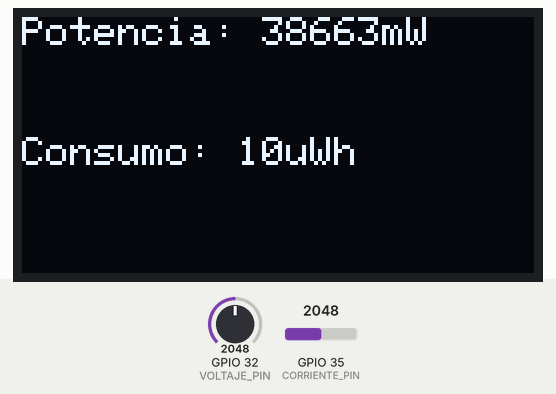
Recording of a program running on a simulated ESP32. On the bench: 128×64 one-colour display. The inputs (shaded band) are chosen by the test bench; at power-on: GPIO 32 (VOLTAJE_PIN) = 2048, GPIO 35 (CORRIENTE_PIN) = 2048. WiFi joins after 1.5 s; servers stay silent unless stated; uploads are accepted with an empty reply; what the program prints to the serial monitor is not drawn.

Above: at 3.2 s.
3.3 s: GPIO 32 (VOLTAJE_PIN) set to 2866
At 5.5 s:
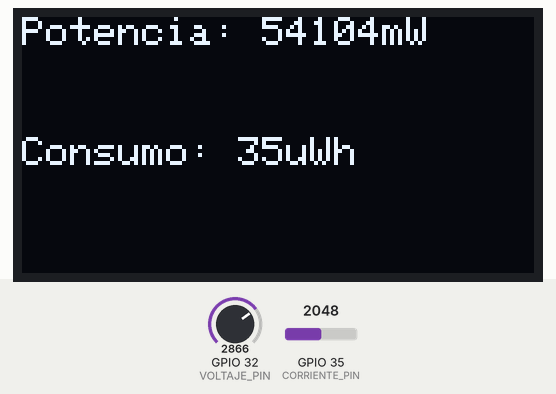
7.8 s: GPIO 35 (CORRIENTE_PIN) set to 0
At 8.7 s:
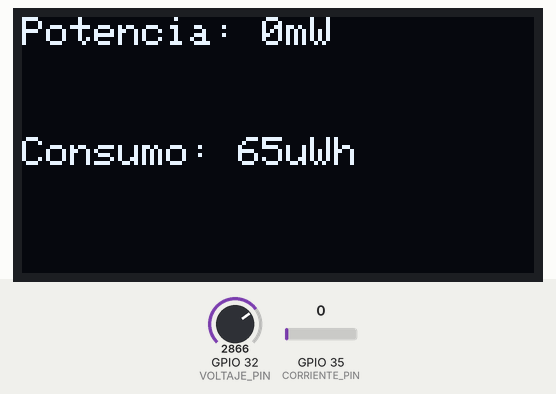
9.7 s: GPIO 35 (CORRIENTE_PIN) set to 491
At 11.0 s:
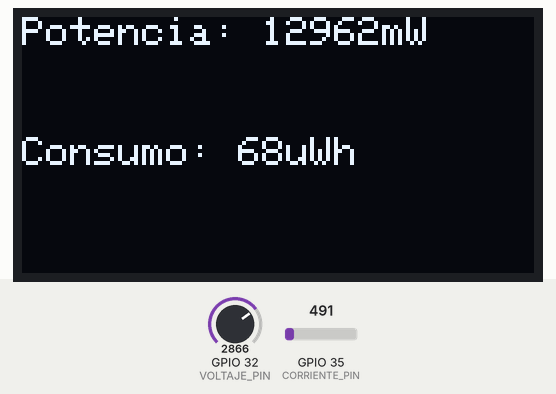
13.0 s: GPIO 32 (VOLTAJE_PIN) set to 3603
At 14.9 s:
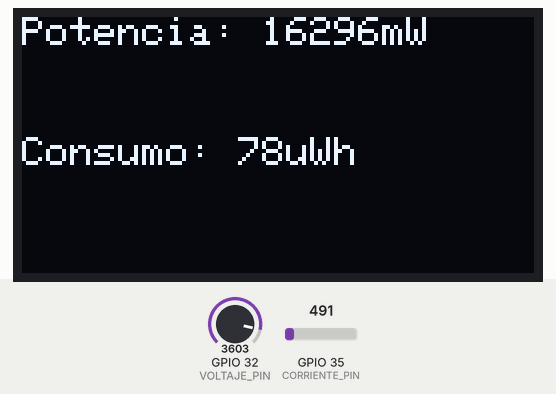
16.6 s: GPIO 32 (VOLTAJE_PIN) set to 4095
At 18.6 s:
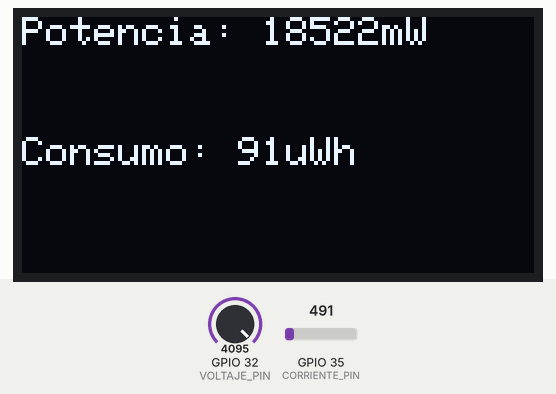
20.3 s: GPIO 35 (CORRIENTE_PIN) set to 1040
At 21.8 s:
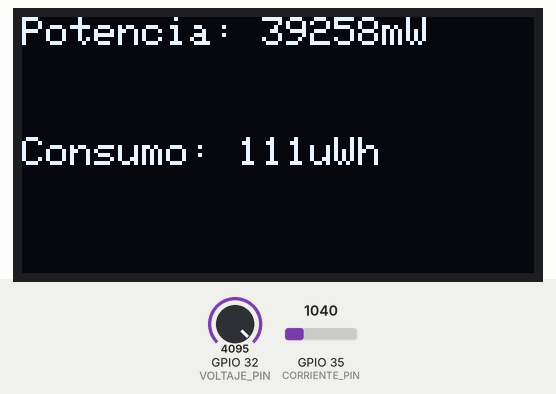
Timing chart, 0 to 23.3 s (numbered marks = the images above; inputs shaded):
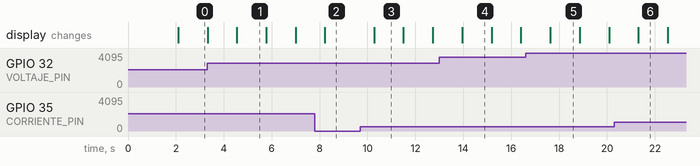

Measured:
- after the input at 9.7 s, the display: changes after 0.58 s (image 3)
- what the display in image 1 shows lasts 1.3 s, from 4.5 s to 5.8 s

The program:

main.cpp
```cpp
#include <Arduino.h>
#include <WiFi.h>
#include <ESPAsyncWebServer.h>
#include <LittleFS.h>
#include <HTTPClient.h>
#include <Adafruit_GFX.h>
#include <Adafruit_SSD1306.h>
#include <Wire.h>

#define ANCHO_PANTALA 128
#define ALTURA_PANTALLA 64

#define SDA_PIN 26
#define SCL_PIN 27

Adafruit_SSD1306 display(ANCHO_PANTALA,ALTURA_PANTALLA,&Wire);

//GPIO 35
#define VOLTAJE_PIN 32
#define CORRIENTE_PIN 35

const char* ssidLocal = "MEDIDOR_0001";
const char* contrasenaLocal = "12345678";
const String nombreDispositivo = "Medidor_0001";

const String urlServer = "http://192.168.113.60:8000/medicion/";

int freqMedida = 1000;
int voltajeMax = 18000;
int corrienteMax = 8588;

int voltajeMedido = 0;
int corrienteMedida = 0;
int voltajemV = 0;
int corrientemA = 0;
unsigned long potenciauW = 0;
unsigned long long consumouWh = 0;

//Crear archivo html para el index
const char* index_html = R"rawliteral(
<!DOCTYPE html>
<html lang="en">
<head>
    <meta charset="UTF-8">
    <meta name="viewport" content="width=device-width, initial-scale=1.0">
    <title>Document</title>
</head>
<body>
    <div class="container">
        <h1 class="titulo">Configuracion del medidor</h1>
            <form class="card">
                    <h2 class = "sub-titulo">Configuración de la red</h2>
                    <label for="ssid" class="form-label">SSID</label>
                    <input type="text" class="form-control" id="ssid" aria-describedby="ssidHelp">
                    <label for="contraseña" class ="form-label">Contraseña</label>
                    <input type="password" class="form-control" id="contraseña" aria-describedby="contraseñaHelp">
                    <button id="btnGuardarRed" class="btn btn-primary">Guardar</button>
            </form>
    </div>
    <style>
        .titulo, sub-titulo {
            text-align: center;
        }
        .titulo {
            font-size: 2.75em;
        }
        .container {
            display: flex;
            justify-content: start;
            align-items: center;
            height: 100vh;
            flex-direction: column;
        }
        .card {
            width: 50%;
            background-color: #d2e5fc;
            border-radius: 15px;
            box-shadow: 0 0 10px rgba(0, 0, 0, 0.1);
            padding: 20px;
            display: flex;
            flex-direction: column;
            align-items: center;
        }
    </style>
    <script>
        document.addEventListener("DOMContentLoaded", function() {
            var ssid = document.getElementById("ssid");
            var contraseña = document.getElementById("contraseña");
            var boton = document.getElementById("btnGuardarRed");

            boton.addEventListener("click", async function(event) {
                // Evitar que se recargue la página
                event.preventDefault();

                try {
                    let respuesta = await fetch("http://192.168.4.1:80/configuracion/red", {
                        method: "POST",
                        headers: {
                            "Content-Type": "application/json"
                        },
                        body: JSON.stringify({
                            ssid: ssid.value,
                            contraseña: contraseña.value
                        })
                    });

                    if (respuesta.ok) {
                        alert("Configuración guardada");
                    } else {
                        alert("Error al guardar la configuración");
                    }
                } catch (error) {
                    alert("Error al comunicarse con el servidor");
                    console.error(error);
                }
            });
        });
    </script>
</body>
</html>
)rawliteral";


void realizarMedida(){
  voltajeMedido = analogRead(VOLTAJE_PIN);
  corrienteMedida = analogRead(CORRIENTE_PIN);

  voltajemV = map(voltajeMedido, 0, 4095, 0, voltajeMax);
  corrientemA = map(corrienteMedida, 0, 4095, 0, corrienteMax);
  potenciauW = voltajemV*corrientemA;
  //calcular la cantidad de segundos entre mediciones y dividir por 3600 para obtener la cantidad de horas. freqMedida es en milisegundos
  //consumouWh += (potenciauW*freqMedida)/3600000;
  consumouWh += potenciauW/1000*freqMedida/1000/3600;


  Serial.print(voltajemV);
  Serial.print("mV | ");
  Serial.print(corrientemA);
  Serial.print("mA | ");
  Serial.print(potenciauW/1000);
  Serial.print("mW | ");
  Serial.print("Consumo: ");
  //Serial.print(consumouWh/1000);
  if (consumouWh<1000){
    Serial.print(consumouWh);
    Serial.println("uWh");
  }
  else if (consumouWh<1000000){
    Serial.print(consumouWh/1000);
    Serial.println("mWh");
  }
  else if (consumouWh<1000000000){
    Serial.print(consumouWh/1000000);
    Serial.println("Wh");
  }
  else{
    Serial.print(consumouWh/1000000000);
    Serial.println("kWh");
  }
}

void imprimirMedida(){
  display.clearDisplay();
  display.setCursor(0,0);
  display.print("Potencia: ");
  display.print(potenciauW/1000);
  display.print("mW");
  display.setCursor(0,30);
  display.print("Consumo: ");
  if (consumouWh<1000){
    display.print(consumouWh);
    display.print("uWh");
  }
  else if (consumouWh<1000000){
    display.print(consumouWh/1000);
    display.print("mWh");
  }
  else if (consumouWh<1000000000){
    display.print(consumouWh/1000000);
    display.print("Wh");
  }
  else{
    display.print(consumouWh/1000000000);
    display.print("kWh");
  }
  display.display();
}

void enviarMedida(){
  HTTPClient http;
  http.begin(urlServer);

  http.addHeader("Content-Type", "application/json");
  String json = "{\"potencia\":"+String(potenciauW)+",\"consumo\":"+String(consumouWh)+",\"dispositivo\":\""+nombreDispositivo+"\"}";
  int httpCode = http.POST(json);
  if (httpCode>0){
    String payload = http.getString();
  }
  else{
    Serial.println("Error en la peticion");
  }

  http.end();
}
void conectarAInternet(String ssid, String contra){
  WiFi.begin(ssid, contra);
  while (WiFi.status() != WL_CONNECTED)
  {
    delay(1000);
    Serial.println("Conectando a la red");
  }
  Serial.println("Conectado a la red");
  Serial.println(WiFi.localIP());

}

void iniciarServidor(){
  Serial.println("Iniciando servidor");
  WiFi.softAP(ssidLocal, contrasenaLocal);

  IPAddress IP = WiFi.softAPIP();

  Serial.print("IP Address: ");
  Serial.println(IP);

AsyncWebServer server(80);

  server.on("/", HTTP_GET, [](AsyncWebServerRequest *request){
    Serial.println("Solicitud de la pagina principal");
    AsyncWebServerResponse *response = request->beginResponse(200, "text/html", index_html);
    response->addHeader("Access-Control-Allow-Origin", "*");
    response->addHeader("Access-Control-Allow-Methods", "POST, GET, OPTIONS");
    response->addHeader("Access-Control-Allow-Headers", "Content-Type");
    request->send(response);
  });
}
void medidaTask(void *pvParameters){


  display.clearDisplay();
  display.setTextSize(1);
  display.setTextColor(SSD1306_WHITE);
  while (true)
  {
    realizarMedida();
    imprimirMedida();
    if (potenciauW>0){
      enviarMedida();
    }
    delay(freqMedida);
  }

}


void setup() {
  Serial.begin(9600);
  pinMode(VOLTAJE_PIN, INPUT);
  pinMode(CORRIENTE_PIN, INPUT);
  Wire.begin(SDA_PIN, SCL_PIN);
  if (!display.begin(SSD1306_SWITCHCAPVCC,0x3C)){
    Serial.println(F("Error con pantalla"));
    for(;;);
  }

  //iniciarServidor();

  conectarAInternet("Telefonodedani", "aguacate");
  xTaskCreatePinnedToCore(
    medidaTask,
    "Medida Task",
    10000,
    NULL,
    1,
    NULL,
    1
  );
}

void loop(){
}
```
